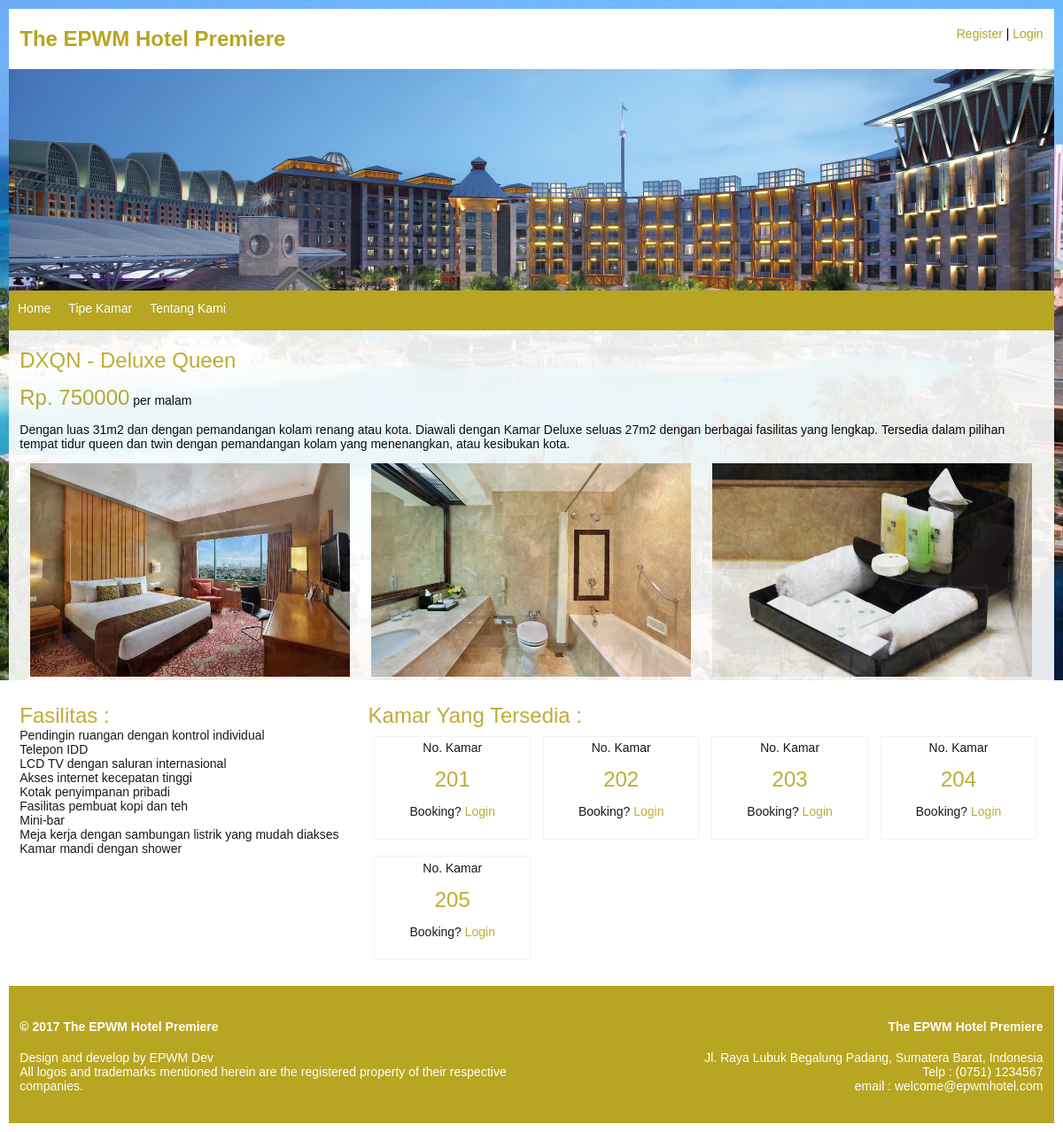
The app's page /?p=kamar&idt=1 with its own data.
### tables this page shows
CREATE TABLE IF NOT EXISTS `tipekamar` (
  `idtipe` int(11) NOT NULL AUTO_INCREMENT,
  `iduser` int(11) NOT NULL,
  `kdtipe` varchar(10) NOT NULL,
  `namatipe` varchar(30) NOT NULL,
  `keterangan` text NOT NULL,
  `harga` double NOT NULL,
  `fasilitas` text NOT NULL,
  `foto1` text NOT NULL,
  `foto2` text NOT NULL,
  `foto3` text NOT NULL,
  PRIMARY KEY (`idtipe`)
);

CREATE TABLE IF NOT EXISTS `kamar` (
  `idkamar` int(11) NOT NULL AUTO_INCREMENT,
  `idtipe` int(11) NOT NULL,
  `iduser` int(11) NOT NULL,
  `nokamar` int(11) NOT NULL,
  PRIMARY KEY (`idkamar`)
);

### kamar.php (the view, shortened to what this page needs)
<?php
$sqlt = mysql_query("select * from tipekamar where idtipe='$_GET[idt]'");
$rt = mysql_fetch_array($sqlt);
echo "<div class='dh12'>";
echo "<big>$rt[kdtipe] - $rt[namatipe] <p> Rp. $rt[harga]</big> per malam";
echo "<p>$rt[keterangan]";
echo "<p>";
if(!empty($rt['foto1'])){
	$foto1 = "<img src='fotokamar/$rt[foto1]' width='100%'>";
}
if(!empty($rt['foto2'])){
	$foto2 = "<img src='fotokamar/$rt[foto2]' width='100%'>";
}
if(!empty($rt['foto3'])){
	$foto3 = "<img src='fotokamar/$rt[foto3]' width='100%'>";
}
echo "<div class='dh4'>$foto1</div>";
echo "<div class='dh4'>$foto2</div>";
echo "<div class='dh4'>$foto3</div>";
echo "</div>";
echo "<p>&nbsp;</p><div class='dh4'><big>Fasilitas :</big> <br>$rt[fasilitas]</div>";
echo "<div class='dh8'><big>Kamar Yang Tersedia :</big> <br>";
$sqlk = mysql_query("select * from kamar where idtipe='$rt[idtipe]'");
while($rk = mysql_fetch_array($sqlk)){
  	echo "<div class='dh3' align='center'>";
    echo "<div id='view'><fieldset>";
	echo "No. Kamar<p><big>$rk[nokamar]</big><p>$rk[status]";
	  $btn = "<a href='?p=cekkamar&idm=$rm[idmember]&idt=$rt[idtipe]&idk=$rk[idkamar]'><button type='button' class='btn btn-more'>Cek Kamar</button></a>";
	if(!empty($_SESSION["usermbr"]) and !empty($_SESSION["passmbr"])){
    	echo "$btn";
	}else{
	  echo "<p>Booking? <a href='?p=login'>Login</a>";
	}echo "</fieldset></div>";
	echo "</div>";
}
echo "</div>";
?>

### style.css (style rules this page uses)
body { font-family:Arial; font-size:14px; padding:10px; margin:0px; background-image:url(image/bghotel1.jpg); background-repeat:no-repeat; background-attachment:fixed; }
.dh3 { width:22.91%; }
.dh4 { width:31.25%; }
.dh8 { width:64.58%; }
.dh12 { width:97.91%; }
.dh1, .dh2, .dh3, .dh4, .dh5, .dh6, .dh7, .dh8, .dh9, .dh10, .dh11, .dh12 { float:left; display:inline; margin:0 1.04%; }
h3, big { text-align:center; color:#B8A521; font-size:24px; }
#view { max-width:100%; margin:5px auto; position:relative; display:block; background-color:#FFFFFF; box-shadow:0 0 1px #aaa; }
fieldset { margin:10px; border:none; }
a { color:#B8A521; text-decoration:none; }

### records on screen
tipekamar: kdtipe "DXQN", namatipe "Deluxe Queen", harga "750000", keterangan "Dengan luas 31m2 dan dengan pemandangan kolam renang atau kota. Diawali dengan Kamar Deluxe seluas 27m2 dengan berbagai fasilitas yang lengkap. Tersedia dalam pilihan tempat tidur queen dan twin dengan pemandangan kolam yang menenangkan, atau kesibukan kota.", foto1 (picture), foto2 (picture), foto3 (picture), fasilitas "Pendingin ruangan dengan kontrol individual Telepon IDD LCD TV dengan saluran internasional Akses internet kecepatan tinggi Kotak penyimpanan pribadi Fasilitas pembuat kopi dan teh Mini-bar Meja kerja dengan sambungan listrik yang mudah diakses Kamar mandi dengan shower"
kamar: nokamar "201"
kamar: nokamar "202"
kamar: nokamar "203"
kamar: nokamar "204"
kamar: nokamar "205"
